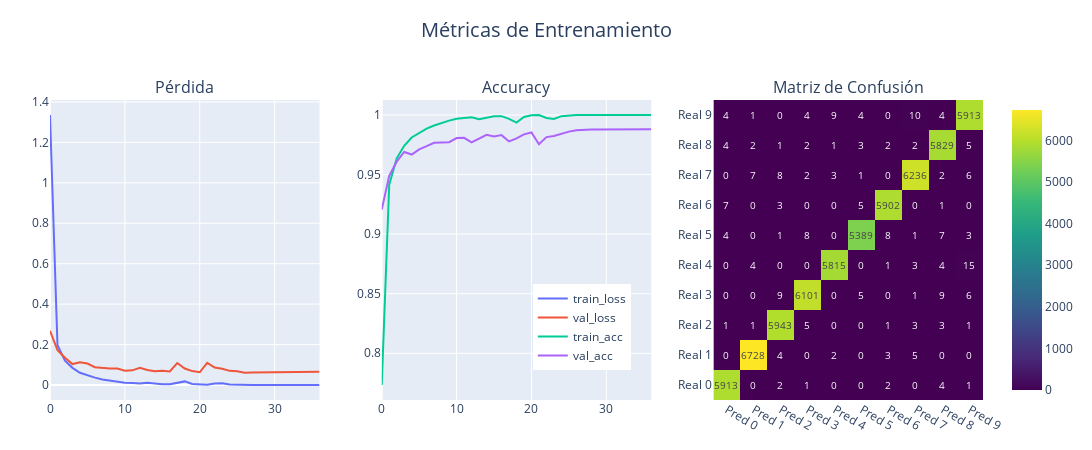

Notebook code cell kept with this figure:
### Code cell
import plotly.graph_objs as go
from plotly.subplots import make_subplots
import plotly.express as px
import numpy as np
import matplotlib.pyplot as plt
from sklearn import metrics
import seaborn as sns

# Crear subplots interactivos
fig = make_subplots(rows=1, cols=3,
                    subplot_titles=('Pérdida', 'Accuracy', 'Matriz de Confusión'),
                    )

# Gráfico de pérdida
fig.add_trace( go.Scatter(y=H.history["loss"], name="train_loss", mode='lines'),   row=1, col=1 )
fig.add_trace( go.Scatter(y=H.history["val_loss"], name="val_loss", mode='lines'), row=1, col=1 )

# Gráfico de accuracy
fig.add_trace( go.Scatter(y=H.history["accuracy"], name="train_acc", mode='lines'),   row=1, col=2)
fig.add_trace( go.Scatter(y=H.history["val_accuracy"], name="val_acc", mode='lines'), row=1, col=2)

# Matriz de confusión
pred = model.predict(X_train, verbose=0)
cm = metrics.confusion_matrix(np.argmax(Y_train, axis=1), np.argmax(pred, axis=1))

# Matriz de confusión con Plotly
confusion_heatmap = go.Heatmap(
    z=cm,
    x=[f'Pred {i}' for i in range(cm.shape[1])],
    y=[f'Real {i}' for i in range(cm.shape[0])],
    colorscale='Viridis',
    text=cm,
    texttemplate='%{text}',
    textfont={'size':10},
)

# Agregar la matriz de confusión
fig.add_trace(confusion_heatmap, row=1, col=3)

fig.update_layout(
    height=450,
    width=1200,
    title={
        'text': "Métricas de Entrenamiento",
        'font': dict(size=20),
        'y':0.95,
        'x':0.5,
        'xanchor': 'center'},
    legend=dict(
        orientation="v",
        yanchor="bottom",
        y=0.1,
        xanchor="center",
        x=0.57
    ),
    margin=dict(t=100, b=50, l=50, r=50)
)

fig.show()

# Resto del código para imprimir métricas
print("\nEfectividad del modelo con datos de entrenamiento: %6.2f%%" % (H.history['accuracy'][-1]*100))
print("Efectividad del modelo con datos de validación...: %6.2f%%" % (H.history['val_accuracy'][-1]*100))

# Evalua el modelo con datos de prueba
pred = model.evaluate(X_test, Y_test, verbose=0)
print("Efectividad del modelo con datos de Prueba.......: %6.2f%%\n" % (pred[1]*100))
pred = model.predict(X_test, verbose=0)
print(metrics.classification_report(np.argmax(Y_test, axis=1), np.argmax(pred, axis=1)))

### Figure 1 — Plotly figure (JSON) as saved in the notebook; plotly's stock layout.template omitted (floating-point values rounded to 4 significant figures)
{"data": [{"mode": "lines", "name": "train_loss", "type": "scatter", "xaxis": "x", "y": [1.336, 0.1969, 0.1201, 0.08494, 0.06065, 0.04756, 0.03645, 0.02755, 0.02119, 0.01629, 0.01167, 0.009767, 0.007386, 0.01067, 0.006577, 0.004226, 0.004222, 0.01056, 0.01783, 0.005445, 0.001677, 0.0009505, 0.007603, 0.008985, 0.003069, 0.001164, 0.0003027, 0.0001414, 0.0001072, 8.766e-05, 7.729e-05, 6.75e-05, 5.922e-05, 5.204e-05, 4.589e-05, 4.061e-05, 3.615e-05], "yaxis": "y"}, {"mode": "lines", "name": "val_loss", "type": "scatter", "xaxis": "x", "y": [0.2682, 0.1721, 0.1352, 0.1036, 0.1127, 0.1061, 0.08827, 0.08369, 0.08136, 0.08146, 0.07089, 0.07238, 0.08548, 0.0744, 0.06821, 0.07039, 0.06743, 0.1088, 0.0817, 0.06887, 0.06292, 0.1097, 0.08637, 0.08048, 0.07001, 0.0675, 0.06064, 0.06201, 0.06205, 0.06222, 0.06354, 0.0638, 0.06329, 0.06408, 0.06469, 0.06494, 0.06553], "yaxis": "y"}, {"mode": "lines", "name": "train_acc", "type": "scatter", "xaxis": "x2", "y": [0.7734, 0.9416, 0.9636, 0.9741, 0.9811, 0.9849, 0.9885, 0.9912, 0.9934, 0.9953, 0.9969, 0.9974, 0.9981, 0.9965, 0.998, 0.999, 0.999, 0.9968, 0.9936, 0.9983, 0.9997, 0.9999, 0.9975, 0.9966, 0.999, 0.9998, 1, 1, 1, 1, 1, 1, 1, 1, 1, 1, 1], "yaxis": "y2"}, {"mode": "lines", "name": "val_acc", "type": "scatter", "xaxis": "x2", "y": [0.9207, 0.9489, 0.9608, 0.969, 0.9668, 0.9712, 0.9738, 0.9767, 0.9769, 0.9772, 0.9807, 0.9808, 0.9771, 0.9804, 0.9833, 0.9819, 0.9831, 0.9778, 0.9804, 0.9837, 0.9854, 0.9754, 0.9814, 0.9824, 0.9843, 0.9861, 0.9872, 0.9877, 0.9878, 0.9879, 0.988, 0.9878, 0.9882, 0.9879, 0.988, 0.988, 0.9881], "yaxis": "y2"}, {"colorscale": [[0, "#440154"], [0.1111, "#482878"], [0.2222, "#3e4989"], [0.3333, "#31688e"], [0.4444, "#26828e"], [0.5556, "#1f9e89"], [0.6667, "#35b779"], [0.7778, "#6ece58"], [0.8889, "#b5de2b"], [1, "#fde725"]], "text": [[5913, 0, 2, 1, 0, 0, 2, 0, 4, 1], [0, 6728, 4, 0, 2, 0, 3, 5, 0, 0], [1, 1, 5943, 5, 0, 0, 1, 3, 3, 1], [0, 0, 9, 6101, 0, 5, 0, 1, 9, 6], [0, 4, 0, 0, 5815, 0, 1, 3, 4, 15], [4, 0, 1, 8, 0, 5389, 8, 1, 7, 3], [7, 0, 3, 0, 0, 5, 5902, 0, 1, 0], [0, 7, 8, 2, 3, 1, 0, 6236, 2, 6], [4, 2, 1, 2, 1, 3, 2, 2, 5829, 5], [4, 1, 0, 4, 9, 4, 0, 10, 4, 5913]], "textfont": {"size": 10}, "texttemplate": "%{text}", "type": "heatmap", "x": ["Pred 0", "Pred 1", "Pred 2", "Pred 3", "Pred 4", "Pred 5", "Pred 6", "Pred 7", "Pred 8", "Pred 9"], "xaxis": "x3", "y": ["Real 0", "Real 1", "Real 2", "Real 3", "Real 4", "Real 5", "Real 6", "Real 7", "Real 8", "Real 9"], "yaxis": "y3", "z": [[5913, 0, 2, 1, 0, 0, 2, 0, 4, 1], [0, 6728, 4, 0, 2, 0, 3, 5, 0, 0], [1, 1, 5943, 5, 0, 0, 1, 3, 3, 1], [0, 0, 9, 6101, 0, 5, 0, 1, 9, 6], [0, 4, 0, 0, 5815, 0, 1, 3, 4, 15], [4, 0, 1, 8, 0, 5389, 8, 1, 7, 3], [7, 0, 3, 0, 0, 5, 5902, 0, 1, 0], [0, 7, 8, 2, 3, 1, 0, 6236, 2, 6], [4, 2, 1, 2, 1, 3, 2, 2, 5829, 5], [4, 1, 0, 4, 9, 4, 0, 10, 4, 5913]]}], "layout": {"annotations": [{"font": {"size": 16}, "showarrow": false, "text": "Pérdida", "x": 0.1444, "xanchor": "center", "xref": "paper", "y": 1, "yanchor": "bottom", "yref": "paper"}, {"font": {"size": 16}, "showarrow": false, "text": "Accuracy", "x": 0.5, "xanchor": "center", "xref": "paper", "y": 1, "yanchor": "bottom", "yref": "paper"}, {"font": {"size": 16}, "showarrow": false, "text": "Matriz de Confusión", "x": 0.8556, "xanchor": "center", "xref": "paper", "y": 1, "yanchor": "bottom", "yref": "paper"}], "height": 450, "legend": {"orientation": "v", "x": 0.57, "xanchor": "center", "y": 0.1, "yanchor": "bottom"}, "margin": {"b": 50, "l": 50, "r": 50, "t": 100}, "title": {"font": {"size": 20}, "text": "Métricas de Entrenamiento", "x": 0.5, "xanchor": "center", "y": 0.95}, "width": 1200, "xaxis": {"anchor": "y", "domain": [0, 0.2889]}, "xaxis2": {"anchor": "y2", "domain": [0.3556, 0.6444]}, "xaxis3": {"anchor": "y3", "domain": [0.7111, 1]}, "yaxis": {"anchor": "x", "domain": [0, 1]}, "yaxis2": {"anchor": "x2", "domain": [0, 1]}, "yaxis3": {"anchor": "x3", "domain": [0, 1]}}}
